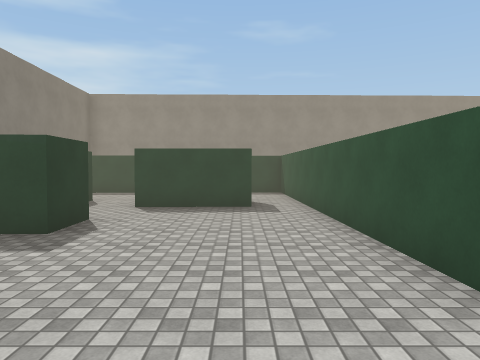
[1] (above)

24 first-person views from a walk through a scene from a Unity 3-D project. The camera is 1.5 m above the floor, tilts 2° down and sees 70° across. The floor is counted in squares, 1.8 m on a side. Each view is taken from the middle of a square. On the plan, view 1 faces up. The plan holds only what a view shows up to about 12 squares ahead; the rest is blank. The player character is not drawn. Surface patterns are stand-ins for the level's own textures.

[2]
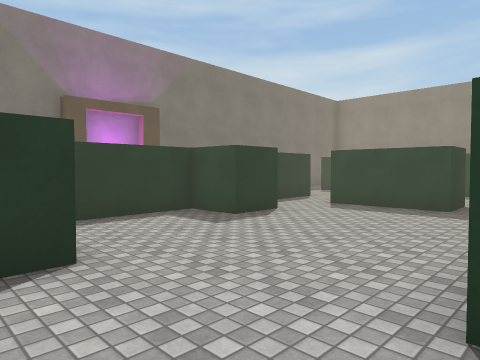

[3]
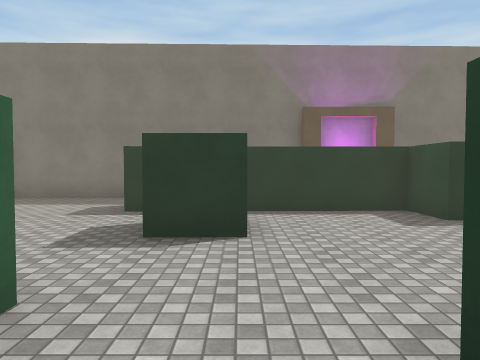

[4]
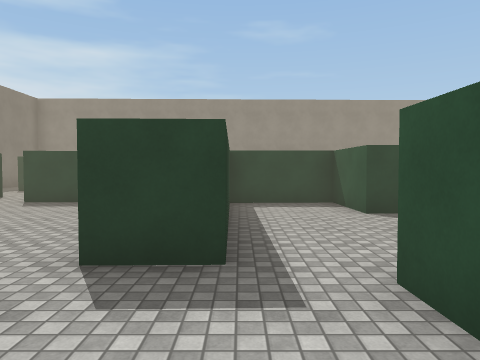

[5]
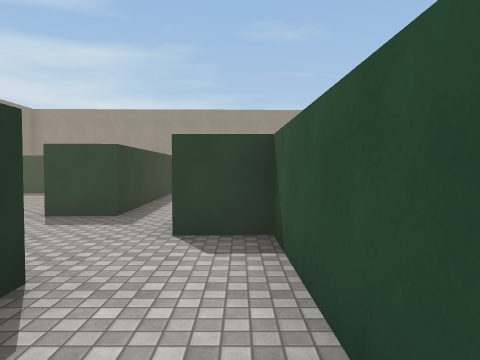

[6]
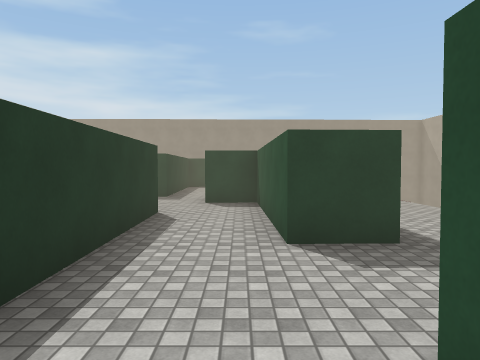

[7]
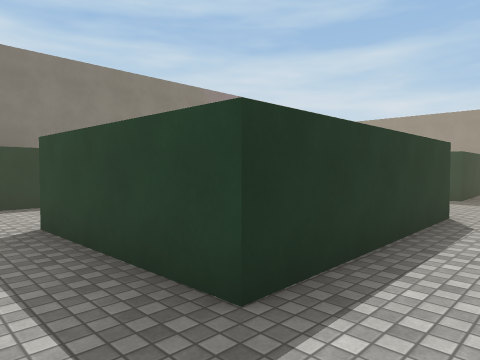

[8]
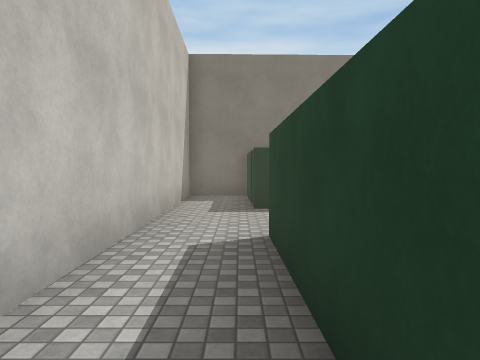

[9]
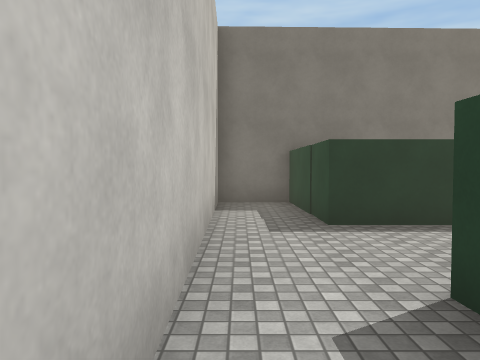

[10]
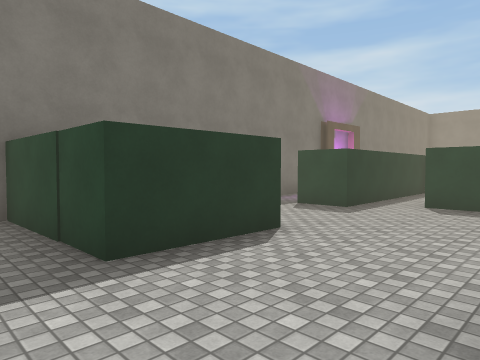

[11]
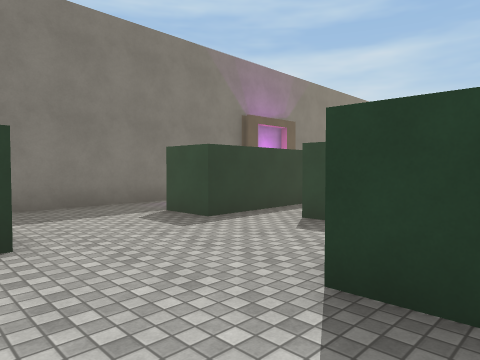

[12]
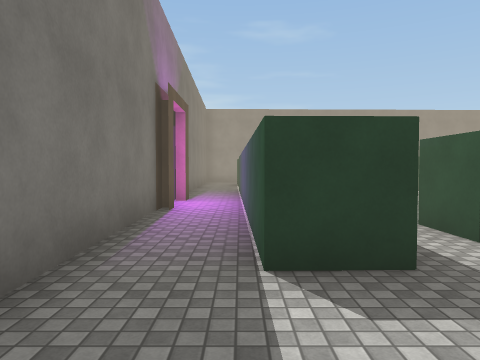

[13]
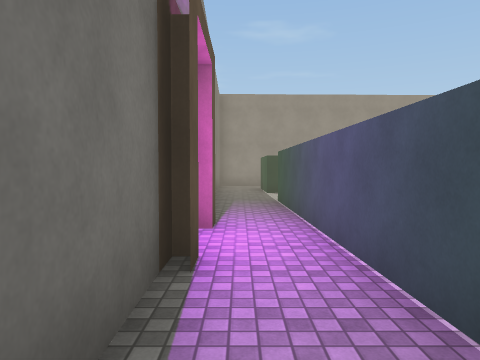

[14]
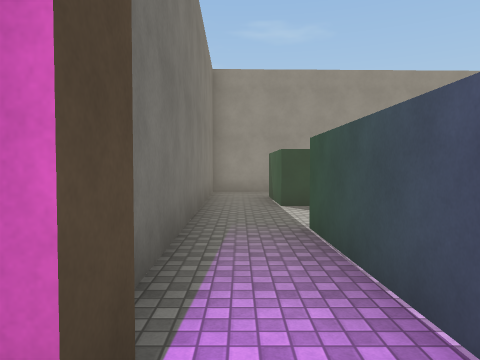

[15]
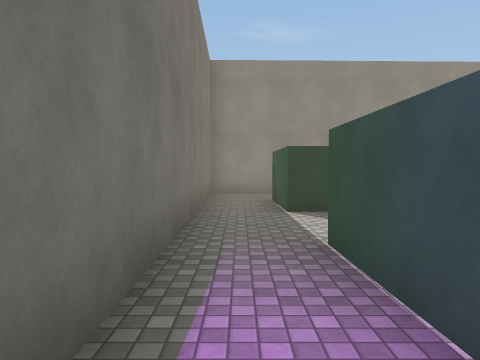

[16]
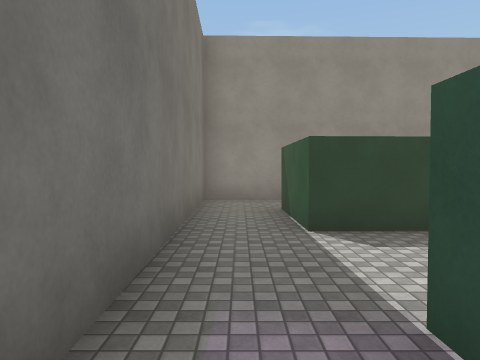

[17]
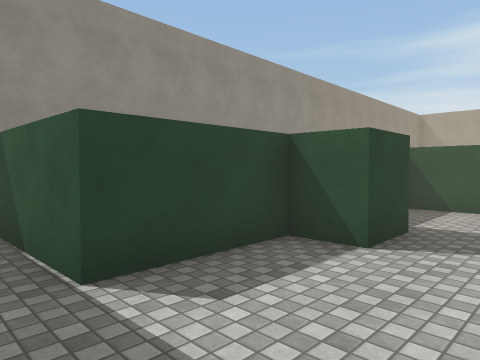

[18]
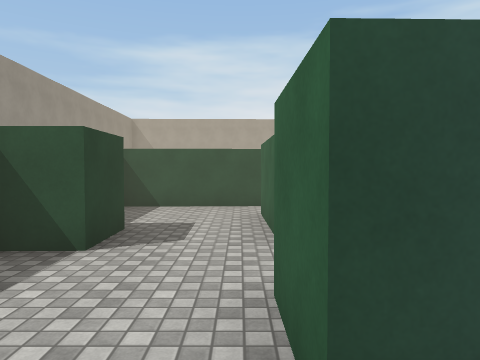

[19]
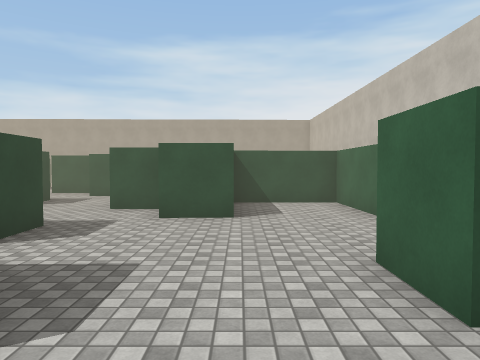

[20]
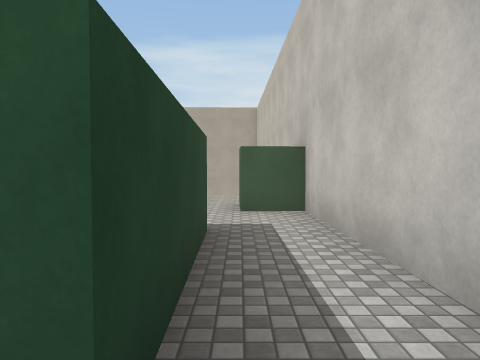

[21]
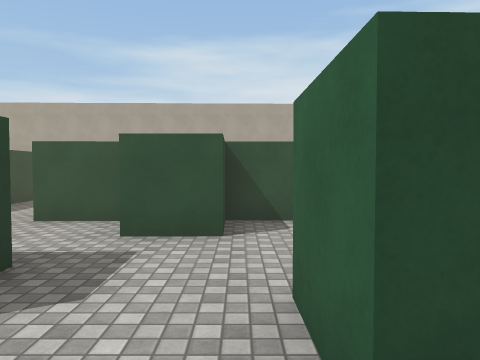

[22]
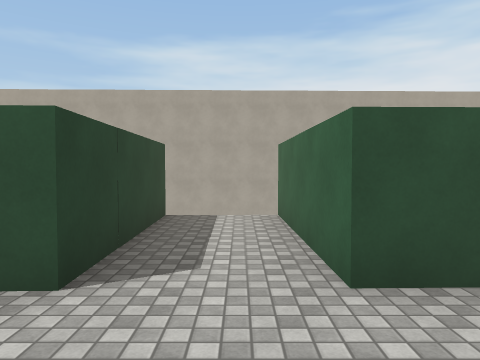

[23]
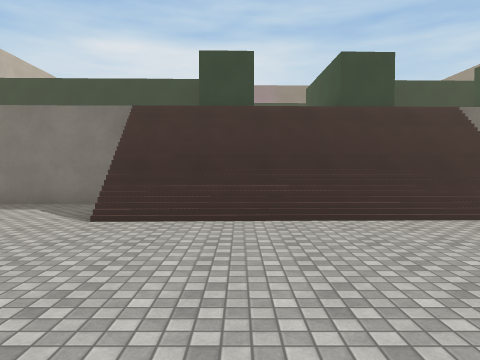

[24]
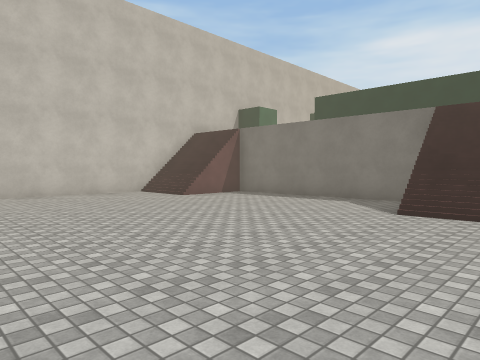

### Floor plan
Key: @ floor where view 1 was taken; # wall or solid block; . main floor; - floor 4 m lower than the main floor; / step, stairs or slope; = window, fence, low wall or low ledge; v drop or lower ground.
Columns run from 7 left of view 1 to 18 right of it. Each row starts with its distance up from view 1.
 16 ###
 15 #..
 14 #.#
 13 #.#
 12 #.########
 11 #....#...#
 10 #........#   #
  9 #........#   #
  8 #.##.###.#####   v
  7 #.##.....#...#  ///-
  6 #.# .....#...####//--
  5 #.###....#......///----
  4 #.##.....#......=//-----
  3 #.##.....#...####//-------
  2 #.##.....#...####//------
  1 #..#.##.....##   //-------
  0 #..#.##@.....#  /---------
 -1 #..#....##...# ./--------
 -2 #......####..# ./--------
 -3 #.........#..#../--------
 -4 #.........#..#...--------
 -5 #..##.....#....  --------
 -6 #####..####......///----
 -7 #............#... //----
 -8 #............#     #####
 -9 ##############

Where each view was taken, in squares from view 1:
view 1: 0 up, 0 right, facing up
view 2: 0 up, 2 right, facing up-left
view 3: 1 up, 3 right, facing left
view 4: 1 down, 3 right, facing up
view 5: 4 down, 5 right, facing up
view 6: 8 down, 5 right, facing up
view 7: 8 down, 5 right, facing up-left
view 8: 7 down, 4 right, facing left
view 9: 8 down, 2 right, facing left
view 10: 8 down, 0 right, facing up-left
view 11: 5 down, 1 right, facing up-left
view 12: 4 down, 5 left, facing up
view 13: 0 up, 6 left, facing up
view 14: 4 up, 6 left, facing up
view 15: 5 up, 6 left, facing up
view 16: 7 up, 6 left, facing up
view 17: 9 up, 6 left, facing up-right
view 18: 9 up, 6 left, facing right
view 19: 3 down, 6 left, facing right
view 20: 7 down, 1 left, facing right
view 21: 0 up, 0 right, facing right
view 22: 4 up, 3 right, facing right
view 23: 3 up, 17 right, facing left
view 24: 3 up, 18 right, facing down-left
